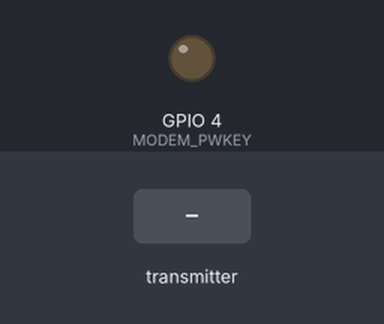
The sketch below on a simulated ESP32. On the bench: output pins drawn as LEDs (lit = HIGH). The test bench sets the inputs (shaded band). Uploads are accepted with an empty reply; pins used as bus, display or sensor lines are not drawn; what the sketch prints to the serial monitor is not drawn. At 12.6 s the program puts the board to deep sleep or switches it off; the recording ends there.

Above: at 9.0 s.
9.1 s: the transmitter starts sending kaptar_id = 1
At 10.8 s:
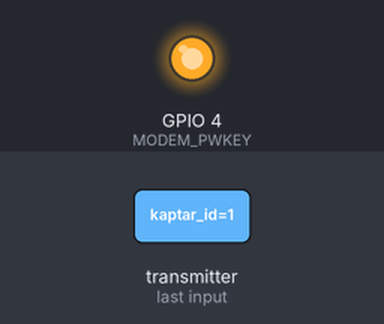
Timing chart, 0 to 12.6 s (numbered marks = the images above; inputs shaded):
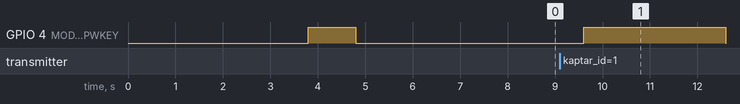

Measured:
- after the input at 9.1 s, GPIO 4 (MODEM_PWKEY): LOW → HIGH after 0.50 s, → LOW 3.0 s later

The sketch:

LilyGO.ino
```cpp
#define TINY_GSM_MODEM_SIM7600
#define SerialMon Serial
#define SerialAT Serial1

#include <Arduino.h>
#include <TinyGsmClient.h>
#include <ArduinoHttpClient.h>
#include <WiFi.h>
#include <esp_now.h>

#define MODEM_TX 26
#define MODEM_RX 25
#define MODEM_PWKEY 4
#define MODEM_RESET_PIN 27
#define MODEM_POWER_ON 12

#define TIME_TO_SLEEP 480

//Hálózati és szerver adatok
const char apn[] = "SZOLGALTATO_APN_IDE";
const char server[] = "SAJAT_SZERVER_CIME.HU";
const int  port = 80;
const char SMS_TARGET[] = "+36300000000";

//ESP32 Mac címe
uint8_t broadcastAddress[] = {0xFF, 0xFF, 0xFF, 0xFF, 0xFF, 0xFF};

typedef struct struct_message {
  int kaptar_id;
  float homerseklet;
  float frekvencia;
  int kijaro;
} struct_message;

typedef struct command_message {
  int kijaro_parancs;
} command_message;

struct_message bejovoAdat;
struct_message kaptarAdatok[10];
bool vanFrissAdat[10] = {false};
command_message kimenoParancs;
esp_now_peer_info_t peerInfo;

TinyGsm modem(SerialAT);
TinyGsmClient client(modem, 0);
HttpClient http(client, server, port);

//Bejövő adatok feldolgozása
void OnDataRecv(const esp_now_recv_info *recv_info, const uint8_t *incomingData, int len) {
  memcpy(&bejovoAdat, incomingData, sizeof(bejovoAdat));

  int index = bejovoAdat.kaptar_id - 1;
  if (index >= 0 && index < 10) {
    kaptarAdatok[index] = bejovoAdat;
    vanFrissAdat[index] = true;

    SerialMon.print("\nAdat erkezett! Kaptar: ");
    SerialMon.print(bejovoAdat.kaptar_id);
    SerialMon.print(" | Ho: ");
    SerialMon.println(bejovoAdat.homerseklet);
  }
}

//Deep Sleep
void melyAlvasInditasa() {
  SerialMon.println("\n⚙️ Hardverek lekapcsolasa...");
  if (modem.isGprsConnected()) modem.gprsDisconnect();

  pinMode(MODEM_PWKEY, OUTPUT);
  digitalWrite(MODEM_PWKEY, LOW); delay(100);
  digitalWrite(MODEM_PWKEY, HIGH); delay(3000);
  digitalWrite(MODEM_PWKEY, LOW);
  digitalWrite(MODEM_POWER_ON, LOW);

  SerialMon.println("Deep Sleep");
  esp_sleep_enable_timer_wakeup(TIME_TO_SLEEP * 1000000ULL);
  esp_deep_sleep_start();
}

void setup() {
  //Rendszer indítása
  SerialMon.begin(115200);
  delay(500);
  SerialMon.println("LILYGO INDUL");

  //ESP-NOW beállítása
  WiFi.mode(WIFI_STA);
  if (esp_now_init() != ESP_OK) return;

  esp_now_register_recv_cb(OnDataRecv);

  memcpy(peerInfo.peer_addr, broadcastAddress, 6);
  peerInfo.channel = 0;
  peerInfo.encrypt = false;
  esp_now_add_peer(&peerInfo);

  //GSM Modem bekapcsolása
  pinMode(MODEM_POWER_ON, OUTPUT);
  digitalWrite(MODEM_POWER_ON, HIGH);
  pinMode(MODEM_RESET_PIN, OUTPUT);
  digitalWrite(MODEM_RESET_PIN, LOW); delay(200);
  digitalWrite(MODEM_RESET_PIN, HIGH); delay(3000);

  pinMode(MODEM_PWKEY, OUTPUT);
  digitalWrite(MODEM_PWKEY, LOW); delay(100);
  digitalWrite(MODEM_PWKEY, HIGH); delay(1000);
  digitalWrite(MODEM_PWKEY, LOW);

  SerialAT.begin(115200, SERIAL_8N1, MODEM_RX, MODEM_TX);
  delay(3000);

  //Hálózati csatlakozás
  modem.restart();
  modem.waitForNetwork(120000);
  modem.gprsConnect(apn, "", "");
  SerialMon.println("\nVarakozas az adatra...");
}

unsigned long ebredesiIdo = millis();

void loop() {
  //Beérkezett adatok ellenőrzése
  for (int i = 0; i < 10; i++) {
    if (vanFrissAdat[i] == true) {
      if (!modem.isGprsConnected()) modem.gprsConnect(apn, "", "");

      //Adatküldés a PHP szerverre
      String url = "/api.php?kid=" + String(kaptarAdatok[i].kaptar_id) +
                   "&ho=" + String(kaptarAdatok[i].homerseklet) +
                   "&frek=" + String(kaptarAdatok[i].frekvencia) +
                   "&kij=" + String(kaptarAdatok[i].kijaro);

      int err = http.get(url);
      if (err == 0) {
        String body = http.responseBody();
        SerialMon.println("Szerver válasz: " + body);

        //SMS riasztás küldése
        if (body.indexOf("R:1") != -1) {
            String smsText = " VIGYAZAT! A(z) " + String(kaptarAdatok[i].kaptar_id) + ". kaptar frekvenciaja megugrott!";
            modem.sendSMS(SMS_TARGET, smsText);
        }

        //Kijáró parancs visszaküldése a Kaptárnak (ESP-NOW)
        if (body.indexOf("KIJARO:1") != -1) {
            SerialMon.println("Parancs küldése a kaptárnak: NYITÁS");
            kimenoParancs.kijaro_parancs = 1;
            esp_now_send(broadcastAddress, (uint8_t *) &kimenoParancs, sizeof(kimenoParancs));
        } else if (body.indexOf("KIJARO:0") != -1) {
            SerialMon.println("Parancs küldése a kaptárnak: ZÁRÁS");
            kimenoParancs.kijaro_parancs = 0;
            esp_now_send(broadcastAddress, (uint8_t *) &kimenoParancs, sizeof(kimenoParancs));
        }

        http.stop();
        melyAlvasInditasa();
      } else {
        http.stop();
      }
    }
  }

  //Időtullépés
  if (millis() - ebredesiIdo > 720000) {
    melyAlvasInditasa();
  }
  delay(500);
}
```
